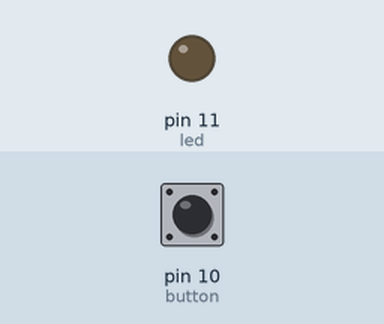
Recording of a sketch running on a simulated Arduino Uno, built with avr-gcc and run on an emulated ATmega328P. Shown: output pins drawn as LEDs (lit = HIGH). Inputs (shaded band) come from the test bench; at power-on: pin 10 (button) LOW.

Above: at 1.2 s.
1.3 s: pin 10 (button) pulled HIGH for 0.15 s
At 2.4 s:
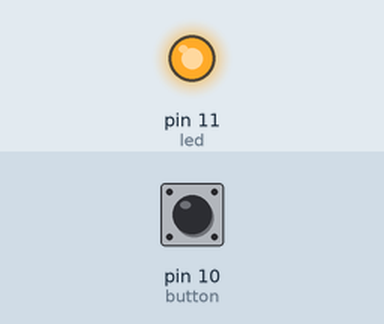
Timing chart, 0 to 4.3 s (numbered marks = the images above; inputs shaded):
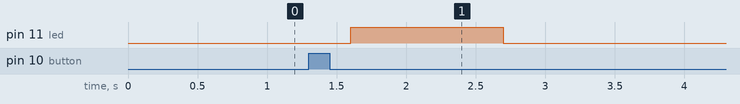

Measured:
- after the input at 1.3 s, pin 11 (led): LOW → HIGH after 0.30 s, → LOW 1.1 s later

The sketch:

Scenario5.ino
```cpp
/**** Program Scenario5 ****/

/* Components */
const byte button = 10;
const byte led = 11;

/* Variables */
int state = 0;
int oldState = 0;

/* States prototypes */
void initial();
void state1();

void setup(){
	pinMode(button, INPUT);
	pinMode(led, OUTPUT);
}

void loop() {
	initial();
}

void initial() {
	delay(300);
	while(1) {
		digitalWrite(led, LOW);
		oldState = state;
		state = digitalRead(button);
		if ((state == 1 && oldState != 1)) {
			state1();
		}
	}
}

void state1() {
	delay(300);
	while(1) {
		digitalWrite(led, HIGH);
		delay(800);
		oldState = state;
		state = digitalRead(button);
		initial();
	}
}
```
